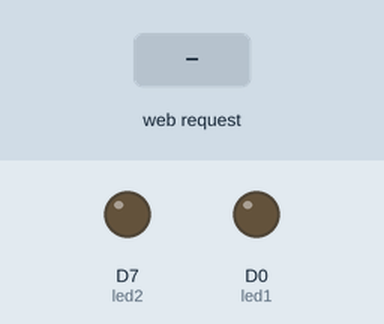
A sketch run on a simulated ESP8266 (NodeMCU). Shown: output pins drawn as LEDs (lit = HIGH). The inputs (shaded band) are chosen by the test bench. WiFi joins after 1.5 s; servers stay silent unless stated; what the sketch prints to the serial monitor is not drawn.

Above: at 2.7 s.
2.8 s: HTTP request GET /led1=ON received
At 3.9 s:
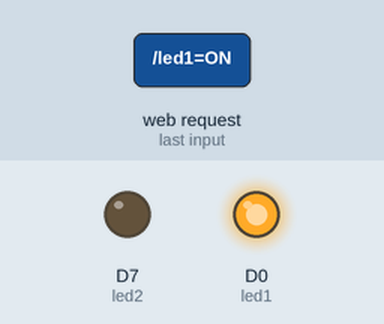
4.3 s: HTTP request GET /led2=ON received
At 5.1 s:
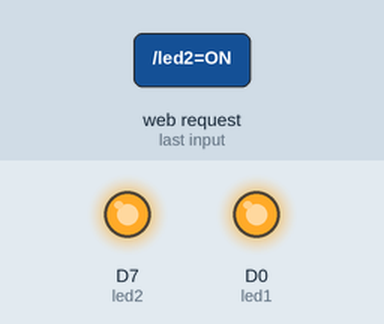
5.8 s: HTTP request GET /led1=OFF received
At 6.3 s:
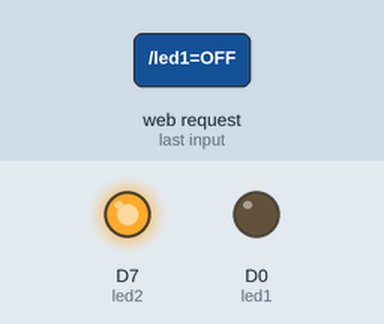
7.3 s: HTTP request GET /led2=OFF received
At 8.6 s:
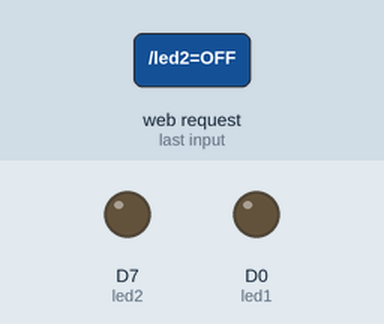
Timing chart, 0 to 9.8 s (numbered marks = the images above; inputs shaded):
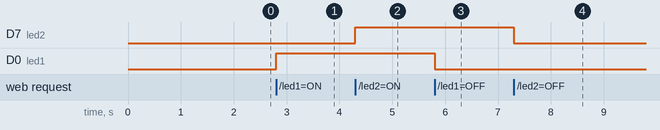

The sketch:

webserver.ino
```cpp
#include <ESP8266WiFi.h>

const char* ssid = " "; // Adjust to your network SSID
const char* password = " "; // Adjust to your network password

#define ON HIGH
#define OFF LOW

int led1 = D0;
int led2= D7;

int value1 = OFF;
WiFiServer server(80);

void setup() {
  Serial.begin(9600);
  delay(10);
  pinMode(led1, OUTPUT);
  pinMode(led2, OUTPUT);
  digitalWrite(led1, OFF);
  digitalWrite(led2, OFF);
  Serial.print("Connecting to ");
  WiFi.begin(ssid, password);
  while (WiFi.status() != WL_CONNECTED) {
    delay(500);
    Serial.print(".");
  }
  Serial.println("");
  Serial.println("WiFi connected");

  // Start the server
  server.begin();
  Serial.println("Server started");

  // Print the IP address
  Serial.print("Use this URL to connect: http://");
  Serial.println(WiFi.localIP());
}


void loop() {
  // Check if a client has connected
  WiFiClient client = server.available();
  if (!client) {
    return;
  }

  // Wait until the client sends some data
  Serial.println("New client");
  while (!client.available()) {
    delay(1);
  }

  // Read the first line of the request
  String request = client.readStringUntil('\r');
  Serial.println(request);
  client.flush();

  if (request.indexOf("/led1=ON") != -1) {
    digitalWrite(led1, ON);
    value1 = ON;
  }
  if (request.indexOf("/led1=OFF") != -1) {
    digitalWrite(led1, OFF);
    value1 = OFF;
  }

    if (request.indexOf("/led2=ON") != -1) {
    digitalWrite(led2, ON);
    value1 = ON;
  }
  if (request.indexOf("/led2=OFF") != -1) {
    digitalWrite(led2, OFF);
    value1 = OFF;
  }

  // Send the HTML page with Bootstrap styling
  client.println("HTTP/1.1 200 OK");
  client.println("Content-Type: text/html");
  client.println();
  client.println("<!DOCTYPE HTML>");
  client.println("<html>");
  client.println("<head>");
  client.println("<meta charset='utf-8'>");
  client.println("<meta name='viewport' content='width=device-width, initial-scale=1'>");
  client.println("<link rel='stylesheet' href='https://maxcdn.bootstrapcdn.com/bootstrap/4.0.0-alpha.6/css/bootstrap.min.css' integrity='sha384-rwoIResjU2yc3z8GV/NPeZWAv56rSmLldC3R/AZzGRnGxQQKnKkoFVhFQhNUwEyJ' crossorigin='anonymous'>");
  client.println("</head>");
  client.println("<body>");
  client.println("<br><br>");
  client.println("<div class='container'>");
  client.println("<div class='row'>");
  client.println("<div class='col-md-6'>");
  client.println("<div class='card mb-3'>");
  client.println("<div class='card-header'>");
  client.println("<h3>BOOTSTRAP NODEMCU</h3>");
  client.println("</div>");
  client.println("<div class='card-body'>");
  client.println("<h4>Menyalakan dan mematikan LED</h4>");
  client.println("<h4>Lampu1</h4>");
  client.println("<a href=\"/led1=ON\" class='btn btn-danger btn-block'>ON</a>");
  client.println("<a href=\"/led1=OFF\" class='btn btn-primary btn-block'>OFF</a>");

  client.println("</div>");

  client.println("<div class='card-body'>");
  client.println("<h4>lampu2</h4>");
  client.println("<a href=\"/led2=ON\" class='btn btn-danger btn-block'>ON</a>");
  client.println("<a href=\"/led2=OFF\" class='btn btn-primary btn-block'>OFF</a>");

  client.println("</div>");
  client.println("<p>Created by : Finan Erlandung & Agusti");
  client.println("<table>");
  client.println("<tr>");
  client.println("<td>");
  client.println("<a href='https://ibb.co/mtJQZGp'><img src='https://i.ibb.co/CvBxCzL/finan.jpg' alt='finan' border='0' width='200px'></a>");
  client.println("</td>");
  client.println("<td>");
  client.println("<a href='https://ibb.co/smVPWrB'><img src='https://i.ibb.co/5MR9KV7/agus.jpg' alt='agus' border='0' width='200px'></a>");
  client.println("</td>");
  client.println("</tr>");
  client.println("</table>");
  client.println("</div>");
  client.println("</div>");
  client.println("</div>");
  client.println("</div>");
  client.println("</body>");
  client.println("</html>");

  // Close the connection
  client.stop();
  Serial.println("client disconnected");
  Serial.println("");
}
```

Measured:
- after the input at 2.8 s, D0 (led1): LOW → HIGH at once
- after the input at 4.3 s, D7 (led2): LOW → HIGH at once
- after the input at 5.8 s, D0 (led1): HIGH → LOW at once
- after the input at 7.3 s, D7 (led2): HIGH → LOW at once
